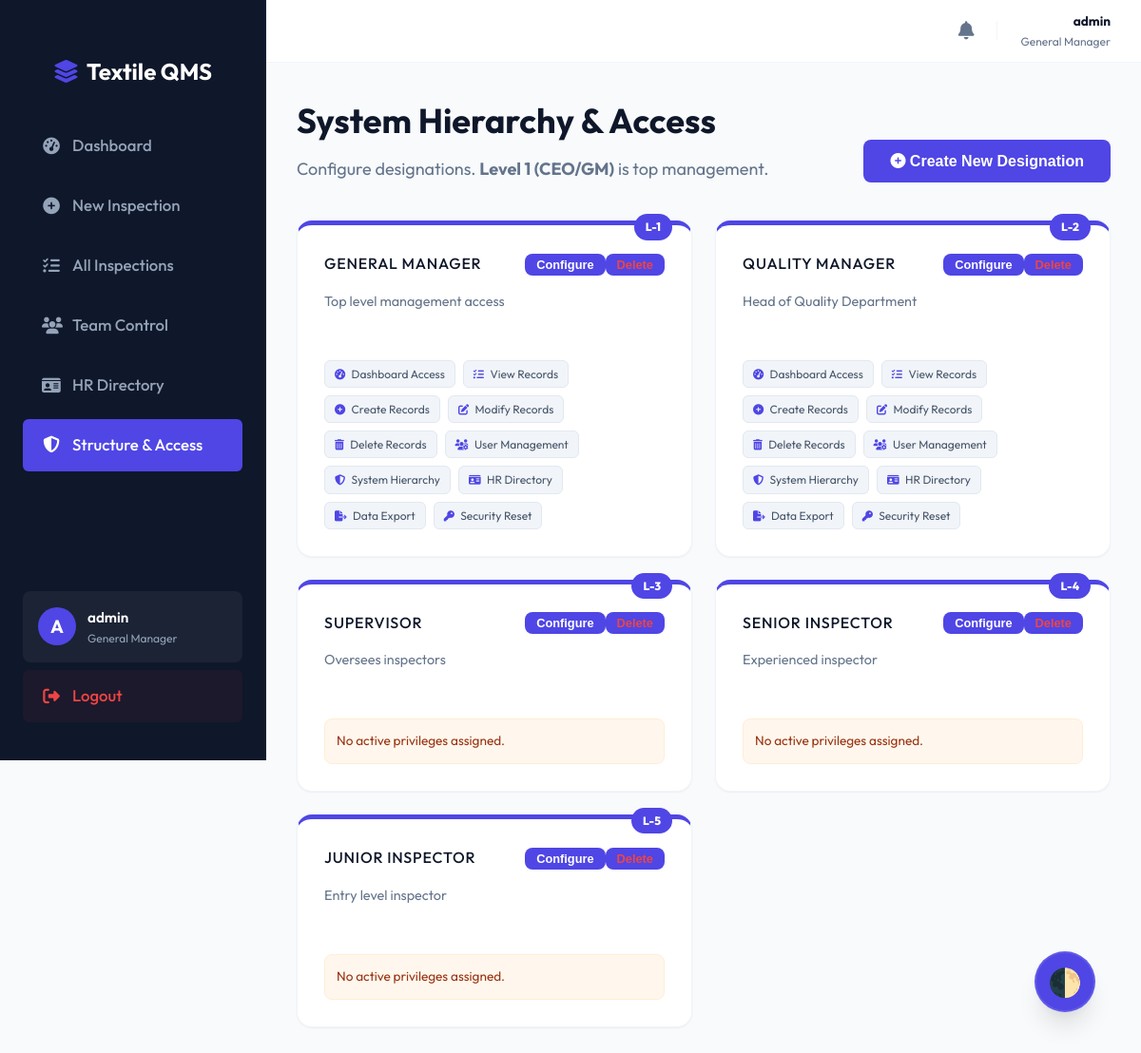
Before: /roles.php (signed in) with the older database file.
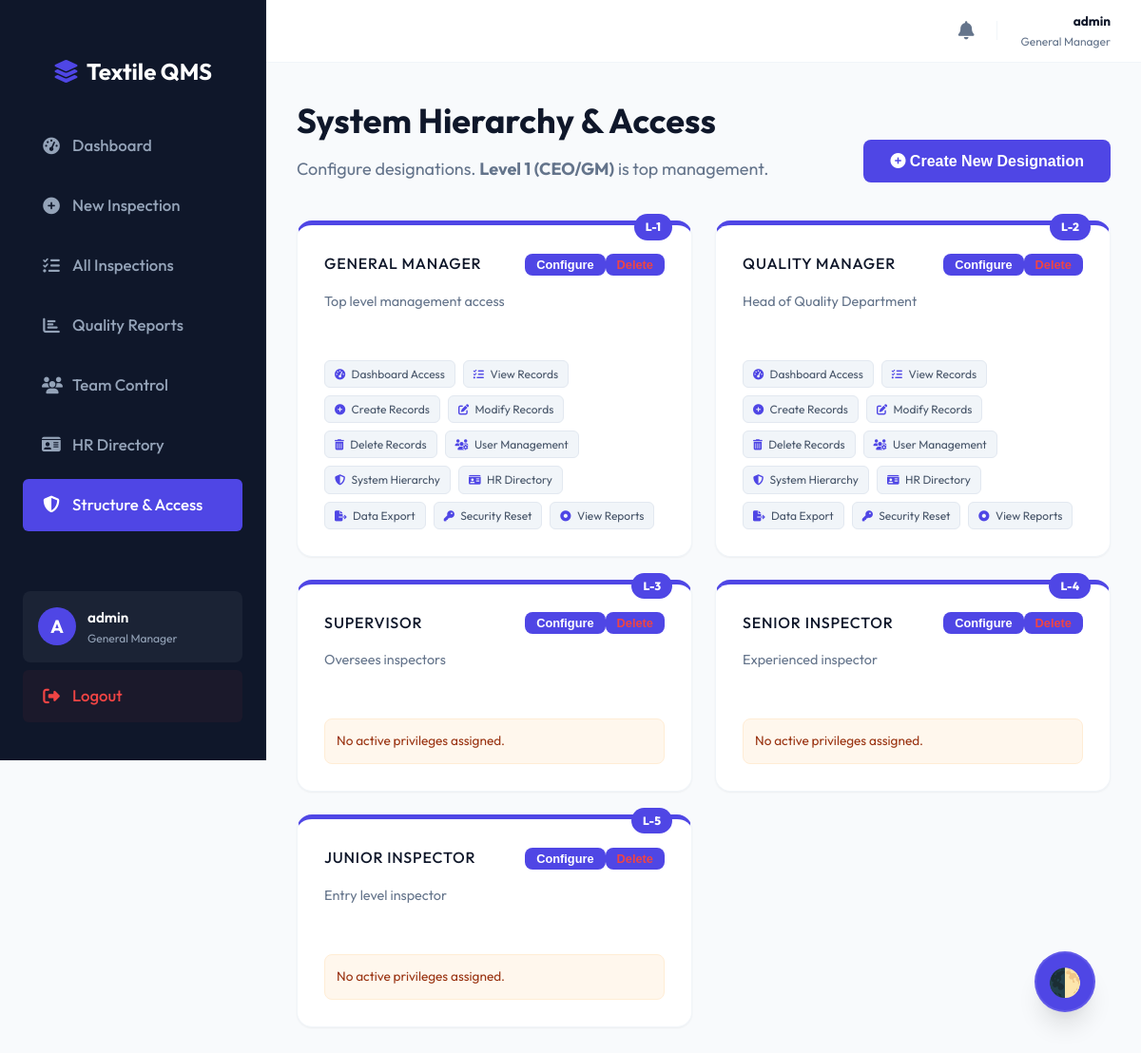
After: the same page with the newer database file.
### tables this page shows
CREATE TABLE IF NOT EXISTS roles (
    id INT AUTO_INCREMENT PRIMARY KEY,
    role_name VARCHAR(50) NOT NULL UNIQUE,
    level INT DEFAULT 0,
    description TEXT
);

CREATE TABLE IF NOT EXISTS permissions (
    id INT AUTO_INCREMENT PRIMARY KEY,
    slug VARCHAR(50) NOT NULL UNIQUE,
    description TEXT
);

### auth.php (called while the page is built, shortened)
<?php
function hasPermission($slug) {
    if (isset($_SESSION['permissions']) && is_array($_SESSION['permissions']) && in_array($slug, $_SESSION['permissions'])) {
        return true;
    }
    return false;
}
?>

### roles.php (the view, shortened to what this page needs)
<?php
include 'db.php';
include 'auth.php';
$roles = $conn->query("SELECT * FROM roles ORDER BY level ASC");
$all_perms = $conn->query("SELECT * FROM permissions");
$permissions_array = [];
while ($p = $all_perms->fetch_assoc()) $permissions_array[] = $p;
$role_perms_map = [];
$rp_res = $conn->query("SELECT * FROM role_permissions");
while ($row = $rp_res->fetch_assoc()) {
    $role_perms_map[$row['role_id']][] = $row['permission_id'];
}
function prettifySlug($slug) {
    $wording = [
        'view_dashboard' => ['label' => 'Dashboard Access', 'icon' => 'fa-gauge-high', 'group' => 'Core'],
        'view_inspections' => ['label' => 'View Records', 'icon' => 'fa-list-check', 'group' => 'Inspections'],
        'add_inspection' => ['label' => 'Create Records', 'icon' => 'fa-plus-circle', 'group' => 'Inspections'],
        'edit_inspection' => ['label' => 'Modify Records', 'icon' => 'fa-pen-to-square', 'group' => 'Inspections'],
        'delete_inspection' => ['label' => 'Delete Records', 'icon' => 'fa-trash-can', 'group' => 'Inspections'],
        'manage_team' => ['label' => 'User Management', 'icon' => 'fa-users-gear', 'group' => 'Team'],
        'manage_roles' => ['label' => 'System Hierarchy', 'icon' => 'fa-shield-halved', 'group' => 'Team'],
        'access_personnel' => ['label' => 'HR Directory', 'icon' => 'fa-id-card', 'group' => 'Team'],
        'export_data' => ['label' => 'Data Export', 'icon' => 'fa-file-export', 'group' => 'System'],
        'reset_passwords' => ['label' => 'Security Reset', 'icon' => 'fa-key', 'group' => 'System']
    ];
    return $wording[$slug] ?? ['label' => ucwords(str_replace('_', ' ', $slug)), 'icon' => 'fa-circle-dot', 'group' => 'Other'];
}
?>
<?php
$activePage = "roles";
include 'layout_header.php';
?>
<div style="display: flex; justify-content: space-between; align-items: flex-end; margin-bottom: 2.5rem;">
    <div>
        <h2 style="margin: 0;">System Hierarchy & Access</h2>
        <p style="color: var(--text-light); margin: 0.5rem 0 0;">Configure designations. <strong>Level 1 (CEO/GM)</strong> is top management.</p>
    </div>
    <button onclick="openAddModal()" class="btn-primary" style="width: auto;"><i class="fa-solid fa-plus-circle"></i> Create New Designation</button>
</div>
<div class="role-grid">
    <?php while($role = $roles->fetch_assoc()): ?>
    <div class="card role-card">
        <div class="level-badge">L-<?php echo $role['level']; ?></div>
        <div style="display: flex; justify-content: space-between; align-items: center;">
            <h3 style="margin: 0; color: var(--text-color);"><?php echo htmlspecialchars($role['role_name']); ?></h3>
            <div class="flex gap-0-5">
                <button class="btn-secondary" style="padding: 4px 12px; width: auto; font-size: 0.8rem;" onclick='openEdit(<?php echo json_encode($role); ?>)'>Configure</button>
                <button class="btn-secondary" style="padding: 4px 12px; width: auto; font-size: 0.8rem; color: var(--danger-color); border-color: #fecaca;" onclick="confirmDelete(<?php echo $role['id']; ?>, '<?php echo $role['role_name']; ?>')">Delete</button>
            </div>
        </div>
        <p style="color: var(--text-light); font-size: 0.9rem; margin: 1rem 0 1.5rem; line-height: 1.5; height: 3rem; overflow: hidden; display: -webkit-box; -webkit-line-clamp: 2; -webkit-box-orient: vertical;">
            <?php echo htmlspecialchars($role['description'] ?: 'No description provided for this role.'); ?>
        </p>
        <div style="display: flex; flex-wrap: wrap; gap: 0.5rem;">
            <?php
            if (isset($role_perms_map[$role['id']])) {
                foreach ($role_perms_map[$role['id']] as $pid) {
                    foreach ($permissions_array as $pa) {
                        if ($pa['id'] == $pid) {
                            $info = prettifySlug($pa['slug']);
                            echo "<span class='perm-chip'><i class='fa-solid {$info['icon']}'></i> {$info['label']}</span>";
                        }
                    }
                }
            } else {
                echo "<div style='background: #fff7ed; color: #9a3412; padding: 0.75rem; width: 100%; border-radius: 0.5rem; font-size: 0.85rem; border: 1px solid #ffedd5;'>No active privileges assigned.</div>";
            }
            ?>
        </div>
    </div>
    <?php endwhile; ?>
</div>
<?php include 'layout_footer.php'; ?>

### layout_header.php (shortened to what this page needs)
<!DOCTYPE html>
<html lang="en">
<head>
    <link rel="stylesheet" href="style.css?v=<?php echo time(); ?>">
    <link rel="stylesheet" href="https://cdnjs.cloudflare.com/ajax/libs/font-awesome/6.4.0/css/all.min.css">
</head>
<body class="<?php echo isset($_COOKIE['theme']) && $_COOKIE['theme'] == 'dark' ? 'dark-mode' : ''; ?>">
    <div class="app-container">
        <div class="sidebar">
            <h3 class="flex flex-center gap-1" style="margin-bottom: 2rem;">
                <i class="fa-solid fa-layer-group" style="color: var(--primary-color);"></i>
                <span>Textile QMS</span>
            </h3>
            <div class="menu">
                <?php if(hasPermission('view_dashboard')): ?>
                <a href="dashboard.php" class="<?php echo (isset($activePage) && $activePage == 'dashboard') ? 'active' : ''; ?>">
                    <i class="fa-solid fa-gauge-high"></i> Dashboard
                </a>
                <?php endif; ?>
                <?php if(hasPermission('add_inspection')): ?>
                <a href="add_inspection.php" class="<?php echo (isset($activePage) && $activePage == 'add_inspection') ? 'active' : ''; ?>">
                    <i class="fa-solid fa-plus-circle"></i> New Inspection
                </a>
                <?php endif; ?>
                <?php if(hasPermission('view_inspections')): ?>
                <a href="inspections.php" class="<?php echo (isset($activePage) && $activePage == 'inspections') ? 'active' : ''; ?>">
                    <i class="fa-solid fa-list-check"></i> All Inspections
                </a>
                <?php endif; ?>
                <?php if(hasPermission('view_reports')): ?>
                <a href="reports.php" class="<?php echo (isset($activePage) && $activePage == 'reports') ? 'active' : ''; ?>">
                    <i class="fa-solid fa-chart-bar"></i> Quality Reports
                </a>
                <?php endif; ?>
                <?php if(hasPermission('manage_team')): ?>
                <a href="users.php" class="<?php echo (isset($activePage) && $activePage == 'users') ? 'active' : ''; ?>">
                    <i class="fa-solid fa-users"></i> Team Control
                </a>
                <?php endif; ?>
                <?php if(hasPermission('access_personnel')): ?>
                <a href="personnel.php" class="<?php echo (isset($activePage) && $activePage == 'personnel') ? 'active' : ''; ?>">
                    <i class="fa-solid fa-id-card"></i> HR Directory
                </a>
                <?php endif; ?>
                <?php if(hasPermission('manage_roles')): ?>
                <a href="roles.php" class="<?php echo (isset($activePage) && $activePage == 'roles') ? 'active' : ''; ?>">
                    <i class="fa-solid fa-shield-halved"></i> Structure & Access
                </a>
                <?php endif; ?>
            </div>
            <div style="margin-top: auto;">
                <div class="user-profile-badge">
                    <div class="avatar-circle">
                        <?php
                        $username = $_SESSION['username'] ?? 'User';
                        echo strtoupper(substr($username, 0, 1));
                        ?>
                    </div>
                    <div class="user-info">
                        <span class="user-name"><?php echo htmlspecialchars($username); ?></span>
                        <span class="user-role"><?php echo htmlspecialchars($_SESSION['role_name'] ?? $_SESSION['role'] ?? 'Role'); ?></span>
                    </div>
                </div>
                <a href="logout.php" class="logout"><i class="fa-solid fa-right-from-bracket"></i> Logout</a>
            </div>
        </div>
        <div class="main-content" style="padding: 0; display: flex; flex-direction: column;">
            <div class="app-top-bar">
                <div class="notification-bell" onclick="toggleNotifDrawer()">
                    <i class="fa-solid fa-bell"></i>
                </div>
                <div style="display: flex; align-items: center; gap: 0.75rem;">
                    <div style="font-size: 0.85rem; text-align: right;">
                        <div style="font-weight: 700; color: var(--text-color);"><?php echo htmlspecialchars($username); ?></div>
                        <div style="font-size: 0.75rem; color: var(--text-light);"><?php echo htmlspecialchars($_SESSION['role_name'] ?? 'User'); ?></div>
                    </div>
                </div>
            </div>
            <div class="page-content" style="padding: 2rem; flex: 1; overflow-y: auto;">

### layout_footer.php (shortened to what this page needs)
<div class="theme-toggle" onclick="toggleDarkMode()" title="Toggle Dark/Light Mode">
    🌓
</div>

### style.css (style rules this page uses)
:root { --primary-color: #4f46e5; --primary-hover: #4338ca; --secondary-color: #10b981; --danger-color: #ef4444; --warning-color: #f59e0b; --text-color: #0f172a; --text-light: #64748b; --bg-color: #f8fafc; --card-bg: #ffffff; --sidebar-bg: #0f172a; --sidebar-text: #94a3b8; --border-color: #f1f5f9; --shadow-sm: 0 1px 2px 0 rgb(0 0 0 / 0.05); --shadow-md: 0 4px 6px -1px rgb(0 0 0 / 0.1), 0 2px 4px -2px rgb(0 0 0 / 0.1); --card-bg: #ffffff; --bg-color: #f8fafc; --text-color: #0f172a; --text-light: #64748b; --border-color: #f1f5f9; }
* { box-sizing: border-box; }
body { font-family: 'Outfit', sans-serif; background-color: var(--bg-color); margin: 0; padding: 0; color: var(--text-color); line-height: 1.6; font-size: 1.125rem; -webkit-font-smoothing: antialiased; transition: background-color 0.3s, color 0.3s; }
.app-container { display: flex; min-height: 100vh; }
.sidebar { width: 280px; background-color: var(--sidebar-bg); color: var(--sidebar-text); display: flex; flex-direction: column; padding: 2rem 1.5rem; position: fixed; height: 100vh; border-right: 1px solid rgba(255, 255, 255, 0.05); z-index: 100; }
.sidebar h3 { font-size: 1.5rem; font-weight: 700; color: #fff; margin-bottom: 2rem; display: flex; align-items: center; gap: 0.5rem; }
.sidebar a { text-decoration: none; color: var(--sidebar-text); padding: 0.875rem 1.25rem; border-radius: 0.375rem; margin-bottom: 0.5rem; transition: all 0.2s; font-weight: 500; font-size: 1.05rem; display: flex; align-items: center; gap: 0.75rem; }
.sidebar a i { width: 20px; text-align: center; font-size: 1.1rem; }
.sidebar a:hover, .sidebar a.active { background-color: var(--primary-color); color: #fff; }
.sidebar .logout { margin-top: 0.5rem; color: var(--danger-color); background-color: rgba(239, 68, 68, 0.05); }
.main-content { margin-left: 280px; flex: 1; padding: 2.5rem; overflow-y: auto; }
h2 { font-size: 2.25rem; font-weight: 700; color: var(--text-color); margin: 0; }
.card { background: var(--card-bg); border-radius: 1rem; padding: 1.75rem; box-shadow: var(--shadow-sm); border: 1px solid var(--border-color); transition: all 0.3s; }
.card h3 { font-size: 1rem; font-weight: 500; color: var(--text-light); margin: 0 0 0.5rem 0; text-transform: uppercase; letter-spacing: 0.05em; }
button { background-color: var(--primary-color); color: white; padding: 0.85rem 1.75rem; border: none; border-radius: 0.5rem; font-weight: 700; font-size: 1rem; cursor: pointer; transition: all 0.2s; }
.theme-toggle { position: fixed; bottom: 3rem; right: 3rem; background: var(--primary-color); color: white; width: 64px; height: 64px; border-radius: 50%; display: flex; align-items: center; justify-content: center; cursor: pointer; box-shadow: 0 20px 25px -5px rgba(0, 0, 0, 0.1), 0 10px 10px -5px rgba(0, 0, 0, 0.04); z-index: 999; font-size: 1.8rem; transition: all 0.3s cubic-bezier(0.175, 0.885, 0.32, 1.275); border: 2px solid rgba(255, 255, 255, 0.1); }
.flex { display: flex; }
.flex-center { display: flex; justify-content: center; align-items: center; }
.gap-1 { gap: 0.5rem; }
.user-profile-badge { display: flex; align-items: center; gap: 0.75rem; padding: 1rem; background: rgba(255, 255, 255, 0.05); border-radius: 0.5rem; margin-bottom: 0.5rem; }
.avatar-circle { width: 40px; height: 40px; border-radius: 50%; background: var(--primary-color); color: white; display: flex; align-items: center; justify-content: center; font-weight: 700; font-size: 1.2rem; }
.user-info { display: flex; flex-direction: column; }
.user-info .user-name { color: white; font-weight: 600; font-size: 0.95rem; }
.user-info .user-role { color: var(--sidebar-text); font-size: 0.75rem; }

### layout_header.php (style rules this page uses)
.app-top-bar { background: var(--card-bg); padding: 0.75rem 2rem; display: flex; justify-content: flex-end; align-items: center; border-bottom: 1px solid var(--border-color); gap: 1.5rem; position: sticky; top: 0; z-index: 100; }
.notification-bell { position: relative; cursor: pointer; color: var(--text-light); font-size: 1.2rem; }

Changed rows visible on the page:
added permissions: slug "View Reports"
Other visible differences:
text now shown: "Quality Reports"
